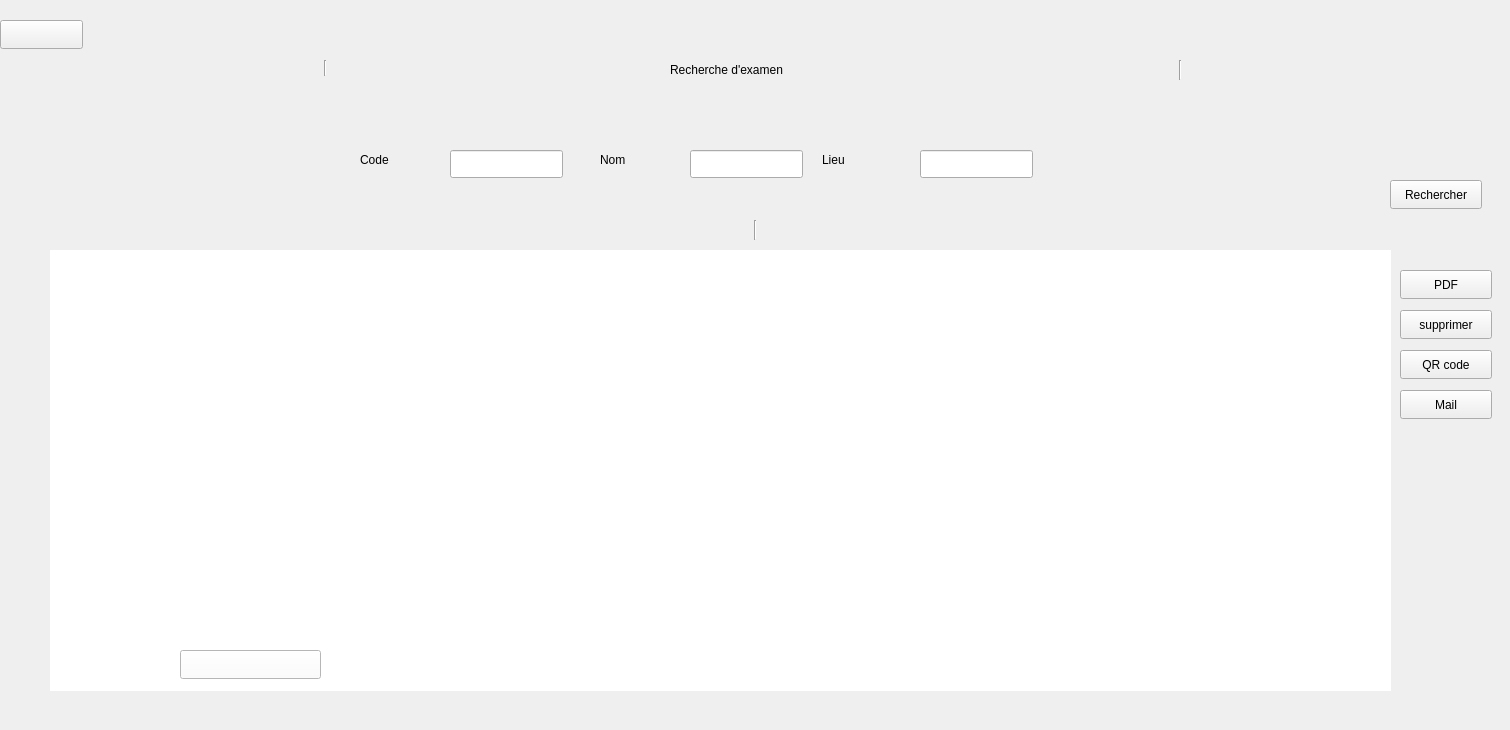
        <widget class="QWidget" name="page_14">
         <widget class="QFrame" name="frame_30">
          <property name="geometry">
           <rect>
            <x>10</x>
            <y>50</y>
            <width>1491</width>
            <height>671</height>
           </rect>
          </property>
          <property name="styleSheet">
           <string notr="true"/>
          </property>
          <property name="frameShape">
           <enum>QFrame::NoFrame</enum>
          </property>
          <widget class="QLineEdit" name="lineEdit_39">
           <property name="geometry">
            <rect>
             <x>440</x>
             <y>100</y>
             <width>113</width>
             <height>28</height>
            </rect>
           </property>
           <property name="styleSheet">
            <string notr="true"/>
           </property>
           <property name="text">
            <string/>
           </property>
          </widget>
          <widget class="QLabel" name="label_89">
           <property name="geometry">
            <rect>
             <x>350</x>
             <y>100</y>
             <width>63</width>
             <height>20</height>
            </rect>
           </property>
           <property name="text">
            <string>Code</string>
           </property>
          </widget>
          <widget class="QLabel" name="label_94">
           <property name="geometry">
            <rect>
             <x>590</x>
             <y>100</y>
             <width>63</width>
             <height>20</height>
            </rect>
           </property>
           <property name="text">
            <string>Nom</string>
           </property>
          </widget>
          <widget class="QLineEdit" name="lineEdit_40">
           <property name="geometry">
            <rect>
             <x>680</x>
             <y>100</y>
             <width>113</width>
             <height>28</height>
            </rect>
           </property>
           <property name="styleSheet">
            <string notr="true"/>
           </property>
           <property name="text">
            <string/>
           </property>
          </widget>
          <widget class="QLabel" name="label_95">
           <property name="geometry">
            <rect>
             <x>812</x>
             <y>100</y>
             <width>71</width>
             <height>20</height>
            </rect>
           </property>
           <property name="text">
            <string>Lieu</string>
           </property>
          </widget>
          <widget class="QLineEdit" name="lineEdit_41">
           <property name="geometry">
            <rect>
             <x>910</x>
             <y>100</y>
             <width>113</width>
             <height>28</height>
            </rect>
           </property>
           <property name="styleSheet">
            <string notr="true"/>
           </property>
           <property name="text">
            <string/>
           </property>
          </widget>
          <widget class="Line" name="line_12">
           <property name="geometry">
            <rect>
             <x>30</x>
             <y>170</y>
             <width>1431</width>
             <height>20</height>
            </rect>
           </property>
           <property name="orientation">
            <enum>Qt::Vertical</enum>
           </property>
          </widget>
          <widget class="QPushButton" name="pushButton_60">
           <property name="geometry">
            <rect>
             <x>1380</x>
             <y>130</y>
             <width>92</width>
             <height>29</height>
            </rect>
           </property>
           <property name="styleSheet">
            <string notr="true"/>
           </property>
           <property name="text">
            <string>Rechercher</string>
           </property>
          </widget>
          <widget class="QFrame" name="frame_31">
           <property name="geometry">
            <rect>
             <x>0</x>
             <y>0</y>
             <width>1491</width>
             <height>41</height>
            </rect>
           </property>
           <property name="styleSheet">
            <string notr="true"/>
           </property>
           <property name="frameShape">
            <enum>QFrame::NoFrame</enum>
           </property>
           <widget class="QLabel" name="label_96">
            <property name="geometry">
             <rect>
              <x>660</x>
              <y>10</y>
              <width>201</width>
              <height>20</height>
             </rect>
            </property>
            <property name="text">
             <string>Recherche d'examen</string>
            </property>
           </widget>
           <widget class="Line" name="line_14">
            <property name="geometry">
             <rect>
              <x>40</x>
              <y>10</y>
              <width>551</width>
              <height>16</height>
             </rect>
            </property>
            <property name="orientation">
             <enum>Qt::Vertical</enum>
            </property>
           </widget>
           <widget class="Line" name="line_21">
            <property name="geometry">
             <rect>
              <x>870</x>
              <y>10</y>
              <width>601</width>
              <height>20</height>
             </rect>
            </property>
            <property name="orientation">
             <enum>Qt::Vertical</enum>
            </property>
           </widget>
          </widget>
          <widget class="QTableView" name="tableWidget_employes_3">
           <property name="geometry">
            <rect>
             <x>40</x>
             <y>200</y>
             <width>1341</width>
             <height>441</height>
            </rect>
           </property>
           <property name="contextMenuPolicy">
            <enum>Qt::NoContextMenu</enum>
           </property>
           <property name="styleSheet">
            <string notr="true"/>
           </property>
           <property name="frameShape">
            <enum>QFrame::NoFrame</enum>
           </property>
           <property name="editTriggers">
            <set>QAbstractItemView::NoEditTriggers</set>
           </property>
           <property name="selectionMode">
            <enum>QAbstractItemView::NoSelection</enum>
           </property>
           <property name="selectionBehavior">
            <enum>QAbstractItemView::SelectItems</enum>
           </property>
          </widget>
          <widget class="QPushButton" name="pushButton_61">
           <property name="geometry">
            <rect>
             <x>1390</x>
             <y>220</y>
             <width>92</width>
             <height>29</height>
            </rect>
           </property>
           <property name="styleSheet">
            <string notr="true"/>
           </property>
           <property name="text">
            <string>PDF</string>
           </property>
          </widget>
          <widget class="QPushButton" name="pushButton_62">
           <property name="geometry">
            <rect>
             <x>1390</x>
             <y>260</y>
             <width>92</width>
             <height>29</height>
            </rect>
           </property>
           <property name="styleSheet">
            <string notr="true"/>
           </property>
           <property name="text">
            <string>supprimer</string>
           </property>
          </widget>
          <widget class="QLabel" name="label_97">
           <property name="geometry">
            <rect>
             <x>52</x>
             <y>209</y>
             <width>1321</width>
             <height>421</height>
            </rect>
           </property>
           <property name="text">
            <string/>
           </property>
           <property name="pixmap">
            <pixmap>:/images/table.png</pixmap>
           </property>
           <property name="scaledContents">
            <bool>true</bool>
           </property>
          </widget>
          <widget class="QPushButton" name="pushButton_63">
           <property name="geometry">
            <rect>
             <x>170</x>
             <y>600</y>
             <width>141</width>
             <height>29</height>
            </rect>
           </property>
           <property name="styleSheet">
            <string notr="true">background-color: rgb(255, 255, 255);</string>
           </property>
           <property name="text">
            <string/>
           </property>
          </widget>
          <widget class="QPushButton" name="pushButton_64">
           <property name="geometry">
            <rect>
             <x>1390</x>
             <y>300</y>
             <width>92</width>
             <height>29</height>
            </rect>
           </property>
           <property name="styleSheet">
            <string notr="true"/>
           </property>
           <property name="text">
            <string>QR code</string>
           </property>
          </widget>
          <widget class="QPushButton" name="pushButton_65">
           <property name="geometry">
            <rect>
             <x>1390</x>
             <y>340</y>
             <width>92</width>
             <height>29</height>
            </rect>
           </property>
           <property name="styleSheet">
            <string notr="true"/>
           </property>
           <property name="text">
            <string>Mail</string>
           </property>
          </widget>
         </widget>
         <widget class="QPushButton" name="pushButton_66">
          <property name="geometry">
           <rect>
            <x>0</x>
            <y>20</y>
            <width>83</width>
            <height>29</height>
           </rect>
          </property>
          <property name="text">
           <string/>
          </property>
          <property name="icon">
           <iconset theme="QIcon::ThemeIcon::EditUndo">
            <normaloff>../../../../GExamen/GExamen</normaloff>../../../../GExamen/GExamen</iconset>
          </property>
         </widget>
        </widget>
